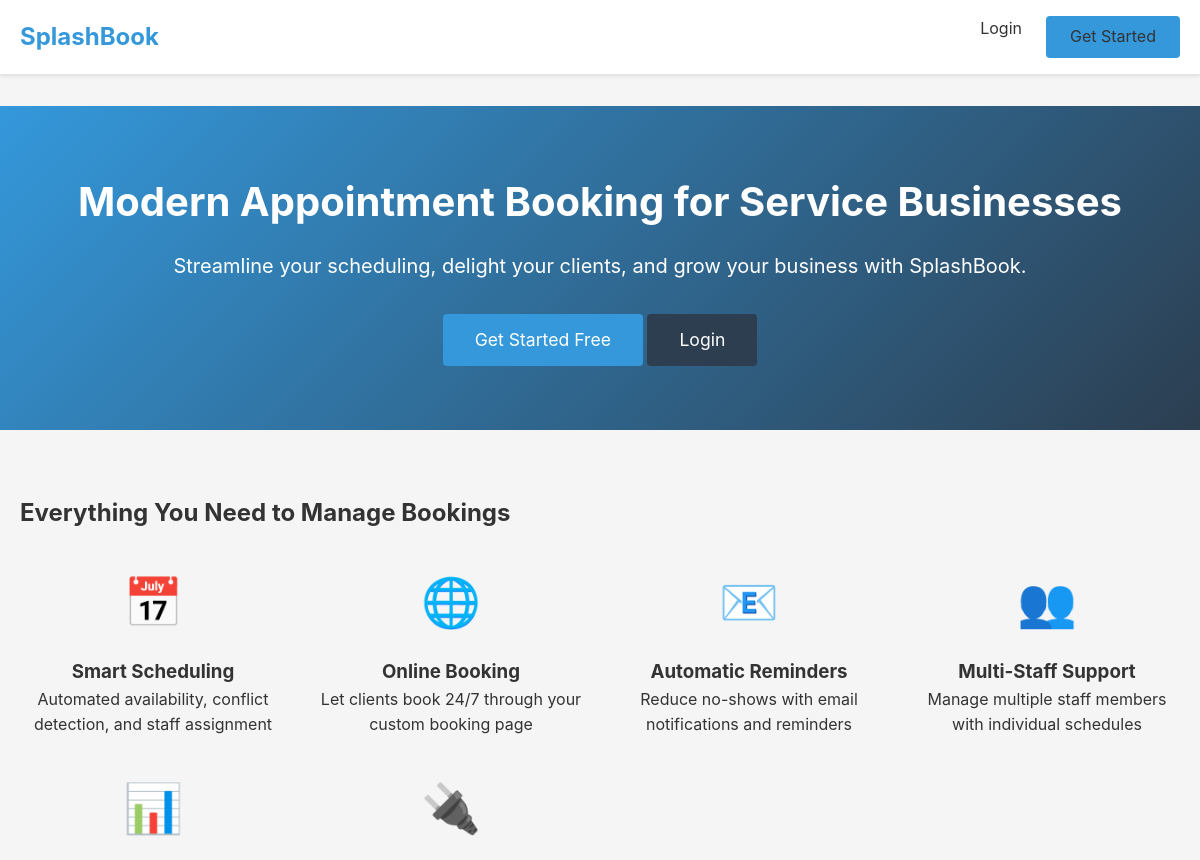
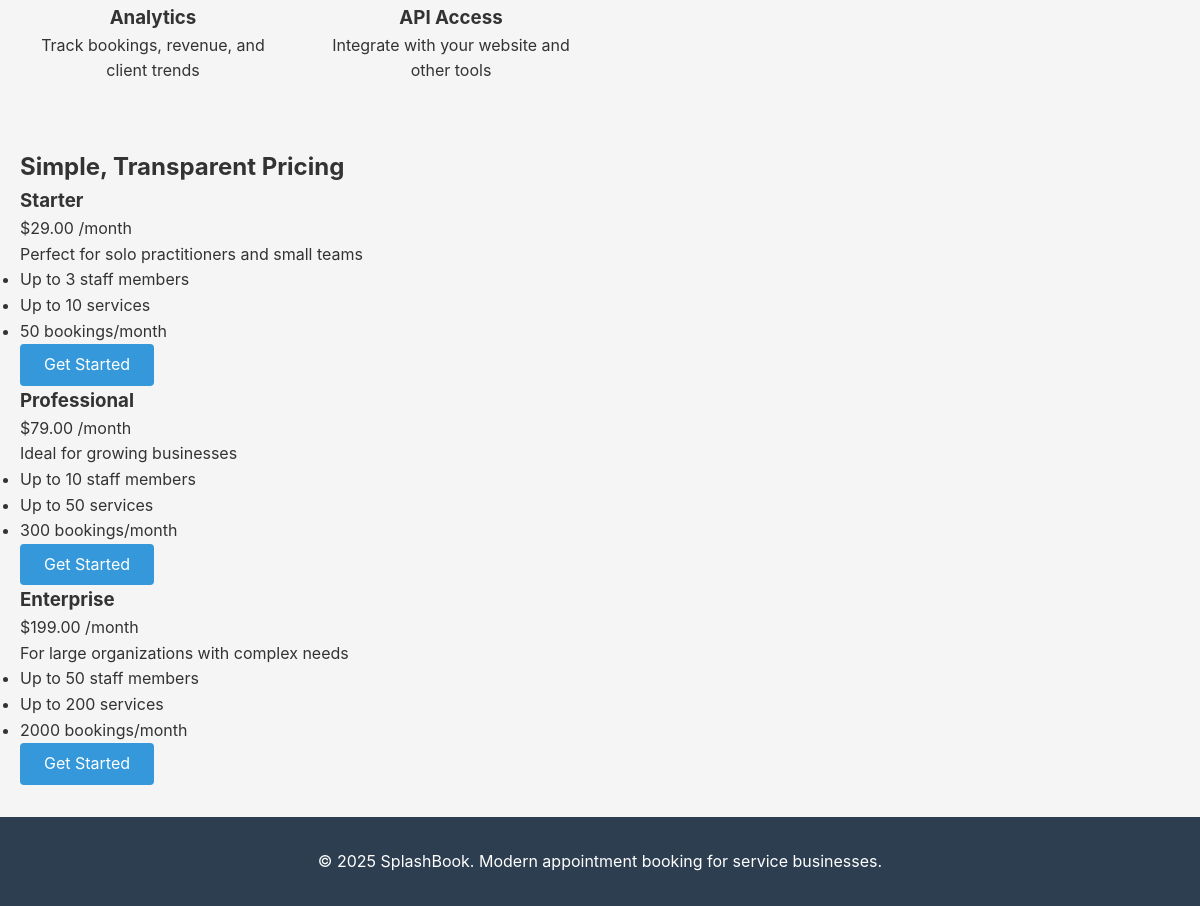
The page / on the database its author committed (2 pictures, top to bottom).
### tables this page shows
CREATE TABLE IF NOT EXISTS `plans` (
  `id` INT UNSIGNED AUTO_INCREMENT PRIMARY KEY,
  `name` VARCHAR(100) NOT NULL,
  `description` TEXT,
  `price_monthly` DECIMAL(10,2) NOT NULL DEFAULT 0.00,
  `price_yearly` DECIMAL(10,2) NOT NULL DEFAULT 0.00,
  `currency` VARCHAR(3) NOT NULL DEFAULT 'USD',
  `max_staff` INT NOT NULL DEFAULT 5,
  `max_services` INT NOT NULL DEFAULT 20,
  `max_bookings_per_month` INT NOT NULL DEFAULT 100,
  `features` TEXT COMMENT 'JSON array of features',
  `is_active` TINYINT(1) NOT NULL DEFAULT 1,
  `created_at` TIMESTAMP NOT NULL DEFAULT CURRENT_TIMESTAMP,
  `updated_at` TIMESTAMP NOT NULL DEFAULT CURRENT_TIMESTAMP ON UPDATE CURRENT_TIMESTAMP,
  INDEX `idx_active` (`is_active`)
);

### app/core/Controller.php (called while the page is built, shortened)
<?php
class Controller
{
    protected $view;
    public function __construct()
    {
        $this->view = new View();
    }
    protected function render($viewName, $data = [], $layout = 'layout')
    {
        $this->view->render($viewName, $data, $layout);
    }
}

### app/controllers/HomeController.php (called while the page is built, shortened)
<?php
class HomeController extends Controller
{
    public function index()
    {
        $planModel = new PlanModel();
        $plans = $planModel->getActivePlans();
        $this->render('home/index', ['plans' => $plans], 'layout_public');
    }
}

### public/index.php (called while the page is built, shortened)
<?php
require_once __DIR__ . '/../bootstrap/autoload.php';
$router = new Router();
$router->dispatch();

### bootstrap/autoload.php (called while the page is built, shortened)
<?php
spl_autoload_register(function ($className) {
    $paths = [
        __DIR__ . '/../app/core/',
        __DIR__ . '/../app/models/',
        __DIR__ . '/../app/controllers/',
        __DIR__ . '/../app/helpers/',
    ];
    foreach ($paths as $path) {
        $file = $path . $className . '.php';
        if (file_exists($file)) {
            return;
        }
    }
});

### config/database.php (called while the page is built)
<?php
return [
    'host'     => getenv('DB_HOST') ?: 'localhost',
    'port'     => getenv('DB_PORT') ?: '3306',
    'database' => getenv('DB_DATABASE') ?: 'splashbook',
    'username' => getenv('DB_USERNAME') ?: 'root',
    'password' => getenv('DB_PASSWORD') ?: '',
    'charset'  => 'utf8mb4',
    'collation' => 'utf8mb4_unicode_ci',
];

### app/core/Database.php (called while the page is built, shortened)
<?php
class Database
{
    private static $instance = null;
    private $connection;
    private function __construct()
    {
        $config = require __DIR__ . '/../../config/database.php';
        $dsn = sprintf(
            'mysql:host=%s;port=%s;dbname=%s;charset=utf8mb4',
            $config['host'],
            $config['port'],
            $config['database']
        );
        $options = [
            PDO::ATTR_ERRMODE            => PDO::ERRMODE_EXCEPTION,
            PDO::ATTR_DEFAULT_FETCH_MODE => PDO::FETCH_ASSOC,
            PDO::ATTR_EMULATE_PREPARES   => false,
            PDO::MYSQL_ATTR_INIT_COMMAND => "SET NAMES utf8mb4 COLLATE utf8mb4_unicode_ci"
        ];
        try {
            $this->connection = new PDO($dsn, $config['username'], $config['password'], $options);
        } catch (PDOException $e) {
            if (getenv('APP_ENV') === 'development') {
                die('Database connection failed: ' . $e->getMessage());
            } else {
                error_log('Database connection failed: ' . $e->getMessage());
                die('Database connection failed. Please contact support.');
            }
        }
    }
    public static function getInstance()
    {
        if (self::$instance === null) {
            self::$instance = new self();
        }
        return self::$instance;
    }
    public function query($sql, $params = [])
    {
        try {
            $stmt = $this->connection->prepare($sql);
            $stmt->execute($params);
            return $stmt->fetchAll();
        } catch (PDOException $e) {
            error_log('Query failed: ' . $e->getMessage() . ' | SQL: ' . $sql);
            throw $e;
        }
    }
}

### app/core/Model.php (called while the page is built, shortened)
<?php
class Model
{
    protected $db;
    protected $table;
    public function __construct()
    {
        $this->db = Database::getInstance();
    }
    public function findAll($conditions = [], $orderBy = null, $limit = null, $offset = null)
    {
        $sql = "SELECT * FROM `{$this->table}`";
        $params = [];
        if (!empty($conditions)) {
            $where = [];
            foreach ($conditions as $key => $value) {
                $where[] = "`$key` = ?";
                $params[] = $value;
            }
            $sql .= " WHERE " . implode(' AND ', $where);
        }
        if ($orderBy) {
            $sql .= " ORDER BY $orderBy";
        }
        return $this->db->query($sql, $params);
    }
}

### app/models/PlanModel.php (called while the page is built, shortened)
<?php
class PlanModel extends Model
{
    public function getActivePlans()
    {
        return $this->findAll(['is_active' => 1], 'price_monthly ASC');
    }
}

### app/views/home/index.php (the view)
<div class="hero">
    <div class="container">
        <h1>Modern Appointment Booking for Service Businesses</h1>
        <p class="lead">Streamline your scheduling, delight your clients, and grow your business with SplashBook.</p>
        <a href="/register" class="btn btn-primary btn-lg">Get Started Free</a>
        <a href="/login" class="btn btn-secondary btn-lg">Login</a>
    </div>
</div>
<div class="features">
    <div class="container">
        <h2>Everything You Need to Manage Bookings</h2>
        <div class="features-grid">
            <div class="feature">
                <div class="feature-icon">📅</div>
                <h3>Smart Scheduling</h3>
                <p>Automated availability, conflict detection, and staff assignment</p>
            </div>
            <div class="feature">
                <div class="feature-icon">🌐</div>
                <h3>Online Booking</h3>
                <p>Let clients book 24/7 through your custom booking page</p>
            </div>
            <div class="feature">
                <div class="feature-icon">📧</div>
                <h3>Automatic Reminders</h3>
                <p>Reduce no-shows with email notifications and reminders</p>
            </div>
            <div class="feature">
                <div class="feature-icon">👥</div>
                <h3>Multi-Staff Support</h3>
                <p>Manage multiple staff members with individual schedules</p>
            </div>
            <div class="feature">
                <div class="feature-icon">📊</div>
                <h3>Analytics</h3>
                <p>Track bookings, revenue, and client trends</p>
            </div>
            <div class="feature">
                <div class="feature-icon">🔌</div>
                <h3>API Access</h3>
                <p>Integrate with your website and other tools</p>
            </div>
        </div>
    </div>
</div>
<div class="pricing">
    <div class="container">
        <h2>Simple, Transparent Pricing</h2>
        <div class="pricing-grid">
            <?php foreach ($plans as $plan): ?>
                <div class="pricing-card">
                    <h3><?php echo e($plan['name']); ?></h3>
                    <div class="price">
                        <span class="amount">$<?php echo e(number_format($plan['price_monthly'], 2)); ?></span>
                        <span class="period">/month</span>
                    </div>
                    <p><?php echo e($plan['description']); ?></p>
                    <ul class="features-list">
                        <li>Up to <?php echo e($plan['max_staff']); ?> staff members</li>
                        <li>Up to <?php echo e($plan['max_services']); ?> services</li>
                        <li><?php echo e($plan['max_bookings_per_month']); ?> bookings/month</li>
                    </ul>
                    <a href="/register" class="btn btn-primary">Get Started</a>
                </div>
            <?php endforeach; ?>
        </div>
    </div>
</div>

### app/core/Router.php (shortened to what this page needs)
<?php
class Router
{
    private $routes = [];
    private $groupPrefix = '';
    private $groupMiddleware = [];
    private function addRoute($method, $path, $controller)
    {
        $path = $this->groupPrefix . $path;
        $this->routes[] = [
            'method' => $method,
            'path' => $path,
            'controller' => $controller,
            'middleware' => $this->groupMiddleware
        ];
    }
    public function dispatch()
    {
        $uri = parse_url($_SERVER['REQUEST_URI'], PHP_URL_PATH);
        $uri = '/' . trim($uri, '/');
        foreach ($this->routes as $route) {
            $pattern = $this->convertToRegex($route['path']);
            if (preg_match($pattern, $uri, $matches)) {
                array_shift($matches);
                list($controllerName, $methodName) = explode('@', $route['controller']);
                $controller = new $controllerName();
                call_user_func_array([$controller, $methodName], $matches);
                return;
            }
        }
    }
    private function convertToRegex($path)
    {
        $pattern = str_replace('/', '\/', $path);
        $pattern = preg_replace('/\{(\w+)\}/', '([^\/]+)', $pattern);
        return '/^' . $pattern . '$/';
    }
}

### app/core/View.php (shortened to what this page needs)
<?php
class View
{
    private $viewsPath;
    private $layoutsPath;
    public function __construct()
    {
        $this->viewsPath = __DIR__ . '/../views/';
        $this->layoutsPath = __DIR__ . '/../views/layouts/';
    }
    public function render($viewName, $data = [], $layout = 'layout')
    {
        extract($data);
        $viewFile = $this->viewsPath . $viewName . '.php';
        require $viewFile;
        $content = ob_get_clean();
        if ($layout !== null) {
            $layoutFile = $this->layoutsPath . $layout . '.php';
            require $layoutFile;
        } else {
            echo $content;
        }
    }
}
if (!function_exists('e')) {
    function e($value) {
        return htmlspecialchars($value, ENT_QUOTES, 'UTF-8');
    }
}
if (!function_exists('url')) {
    function url($path = '') {
        $baseUrl = rtrim(getenv('APP_URL') ?: 'http://localhost', '/');
        return $baseUrl . '/' . ltrim($path, '/');
    }
}
if (!function_exists('asset')) {
    function asset($path) {
        return url('assets/' . ltrim($path, '/'));
    }
}

### app/views/layouts/layout_public.php (shortened to what this page needs)
<!DOCTYPE html>
<html lang="en">
<head>
    <link rel="stylesheet" href="<?php echo asset('css/style.css'); ?>">
</head>
<body class="public-page">
    <div class="wrapper">
        <nav class="navbar navbar-public">
            <div class="container">
                <div class="navbar-brand">
                    <a href="/">SplashBook</a>
                </div>
                <ul class="navbar-nav">
                    <li><a href="/login">Login</a></li>
                    <li><a href="/register" class="btn btn-primary">Get Started</a></li>
                </ul>
            </div>
        </nav>
        <main class="main-content">
            <?php echo $content; ?>
        </main>
        <footer class="footer footer-public">
            <div class="container">
                <p>&copy; <?php echo date('Y'); ?> SplashBook. Modern appointment booking for service businesses.</p>
            </div>
        </footer>
    </div>
</body>
</html>

### public/assets/css/style.css (style rules this page uses)
:root { --primary-color: #3498db; --secondary-color: #2c3e50; --success-color: #27ae60; --error-color: #e74c3c; --warning-color: #f39c12; --text-color: #333; --bg-color: #f5f5f5; --white: #ffffff; --border-color: #ddd; }
* { margin: 0; padding: 0; box-sizing: border-box; }
body { font-family: -apple-system, BlinkMacSystemFont, 'Segoe UI', Roboto, Oxygen, Ubuntu, Cantarell, sans-serif; line-height: 1.6; color: var(--text-color); background: var(--bg-color); }
.wrapper { min-height: 100vh; display: flex; flex-direction: column; }
.container { max-width: 1200px; margin: 0 auto; padding: 0 20px; }
.navbar { background: var(--white); box-shadow: 0 2px 4px rgba(0,0,0,0.1); padding: 1rem 0; }
.navbar .container { display: flex; justify-content: space-between; align-items: center; }
.navbar-brand a { font-size: 1.5rem; font-weight: bold; color: var(--primary-color); text-decoration: none; }
.navbar-nav { display: flex; list-style: none; gap: 1.5rem; }
.navbar-nav a { color: var(--text-color); text-decoration: none; transition: color 0.3s; }
.main-content { flex: 1; padding: 2rem 0; }
.btn { display: inline-block; padding: 0.5rem 1.5rem; border: none; border-radius: 4px; cursor: pointer; text-decoration: none; transition: background 0.3s; font-size: 1rem; }
.btn-primary { background: var(--primary-color); color: var(--white); }
.btn-secondary { background: var(--secondary-color); color: var(--white); }
.btn-lg { padding: 0.75rem 2rem; font-size: 1.1rem; }
.hero { background: linear-gradient(135deg, var(--primary-color), var(--secondary-color)); color: var(--white); padding: 4rem 0; text-align: center; }
.hero h1 { font-size: 2.5rem; margin-bottom: 1rem; }
.hero .lead { font-size: 1.25rem; margin-bottom: 2rem; }
.features { padding: 4rem 0; }
.features-grid { display: grid; grid-template-columns: repeat(auto-fit, minmax(250px, 1fr)); gap: 2rem; margin-top: 2rem; }
.feature { text-align: center; }
.feature-icon { font-size: 3rem; margin-bottom: 1rem; }
.footer { background: var(--secondary-color); color: var(--white); padding: 2rem 0; text-align: center; margin-top: auto; }

### rows shown on the page
plans: name "Starter", price_monthly "29.00", description "Perfect for solo practitioners and small teams", max_staff "3", max_services "10", max_bookings_per_month "50"
plans: name "Professional", price_monthly "79.00", description "Ideal for growing businesses", max_staff "10", max_services "50", max_bookings_per_month "300"
plans: name "Enterprise", price_monthly "199.00", description "For large organizations with complex needs", max_staff "50", max_services "200", max_bookings_per_month "2000"
